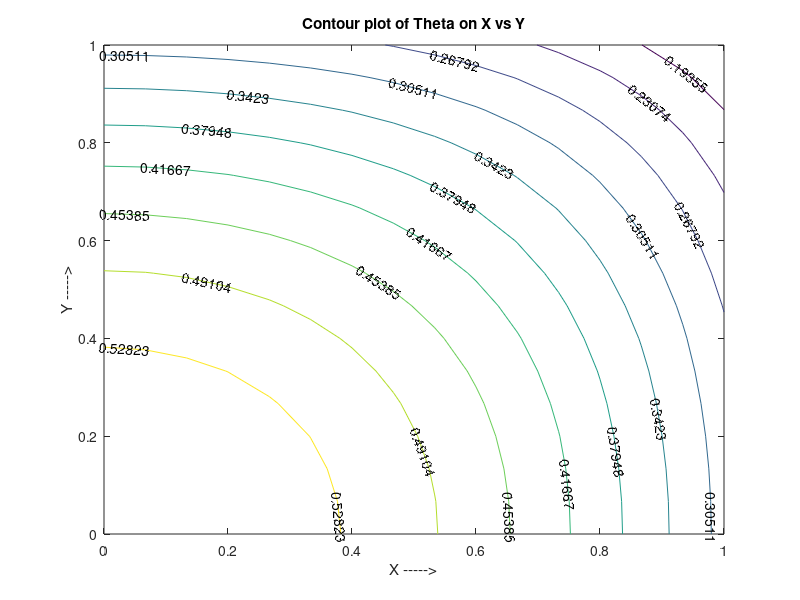

Here is the MATLAB script that generated this plot:
clear
%Input Parameters
h=100;
k=50;
q=500;
T_f=20;
L=1;
W=1;
t=1;
a=L/W;
nodes=15;
if (L<=W)
  m=nodes;
  n=m/a;
else
  n=nodes;
  m=a*n;
endif
%Non-Dimensional Parameters
A=a^2;
X=linspace(0,1,m+1);
Y=linspace(0,1,n+1);
x=linspace(0,L,m+1);
y=linspace(0,W,n+1);
DX=A*1/m;
DY=1/n;
Dx=L/m;
Dy=W/n;
Bi=h*L/k;
lambda=1.9;
Theta=ones(m+1,n+1);
maxErr=100;
tol=1e-4;
iter=0;
while(maxErr>tol)
  maxErr=0;
  for i=1:m+1
    for j=1:n+1
      if (i==1 && j==1)
          d=((2*(DY^2)*Theta(i+1,j))+(2*A*(DX^2)*Theta(i,j+1))+((DX*DY)^2))/(2*((DY^2)+A*(DX^2)));
        elseif ((i==1)&&(j>=2 && j<=(n)))
          d=((2*(DY^2)*Theta(i+1,j))+(A*(DX^2)*(Theta(i,j-1)+Theta(i,j+1)))+((DX*DY)^2))/(2*((DY^2)+(A*(DX^2))));
        elseif ((i>=2 && i<=(m))&&(j==1))
          d=(((DY^2)*(Theta(i-1,j)+Theta(i+1,j)))+(2*A*(DX^2)*Theta(i,j+1))+((DX*DY)^2))/(2*((DY^2)+(A*(DX^2))));
        elseif ((i>=2 && i<=(m))&&(j>=2 && j<=(n)))
          d=(((DY^2)*(Theta(i-1,j)+Theta(i+1,j)))+(A*(DX^2)*(Theta(i,j-1)+Theta(i,j+1)))+((DX*DY)^2))/(2*((DY^2)+(A*(DX^2))));
        elseif ((i==(m+1))&&(j>=2 && j<=(n)))
          d=((2*(DY^2)*Theta(i-1,j))+(A*(DX^2)*(Theta(i,j-1)+Theta(i,j+1)))+((DX*DY)^2))/(2*((DY^2)+(A*(DX^2))+(Bi*(DX)*(DY^2))));
        elseif ((i>=2 && i<=(m))&&(j==(n+1)))
          d=(((DY^2)*(Theta(i-1,j)+Theta(i+1,j)))+(2*A*(DX^2)*Theta(i,j-1))+((DX*DY)^2))/(2*((DY^2)+(A*(DX^2))+(Bi*a*(DX^2)*(DY))));
        elseif ((i==(m+1))&&(j==(n+1)))
          d=((2*(DY^2)*Theta(i-1,j))+(2*A*(DX^2)*Theta(i,j-1))+((DX*DY)^2))/(2*((DY^2)+(A*(DX^2))+(Bi*(a*(DX^2)*(DY)+(DX)*(DY^2)))));
        elseif ((i==1)&&(j==(n+1)))
          d=((2*(DY^2)*Theta(i+1,j))+(2*A*(DX^2)*Theta(i,j-1))+((DX*DY)^2))/(2*((DY^2)+(A*(DX^2))+(Bi*a*(DX^2)*(DY))));
        elseif ((i==(m+1))&&(j==1))
          d=((2*(DY^2)*Theta(i-1,j))+(2*A*(DX^2)*Theta(i,j+1))+((DX*DY)^2))/(2*((DY^2)+(A*(DX^2))+(Bi*(DX)*(DY^2))));
        endif
        d=lambda*d+((1-lambda)*Theta(i,j));
        e=((abs(d-Theta(i,j)))/((d+Theta(i,j))/2))*100;
        if e>maxErr
          maxErr=e;
        endif
        Theta(i,j)=d;
    endfor
  endfor
  iter+=1;
  if rem(iter,1000)==0
    printf("Iteration %d: Max Error=%d\n",iter,maxErr)
  endif
endwhile
printf("Converged!\nNumber of Iterations: %d\n",iter)
%disp(Theta');
contour(x,y,Theta')
[C,H]=contour(x,y,Theta');
title("Contour plot of \Theta on X vs Y")
zlabel("Theta")
xlabel("X ----->")
ylabel("Y ----->")
clabel(C,H)
saveas(1,"Contour-Plot.png")
T=(q*(L^2)*(Theta)/k) + T_f;
%disp(T');
q_r=h*Dy*(T(m+1,1:n)-T_f);
q_t=h*Dx*(T(1:m,n+1)-T_f);
q_l=h*((Dx+Dy)/2)*(T(m+1,n+1)-T_f);
c=sum(q_r);
v=sum(q_t);
sum=c+v+q_l
Q=q*L*W
error=((sum-Q)/Q)*100
